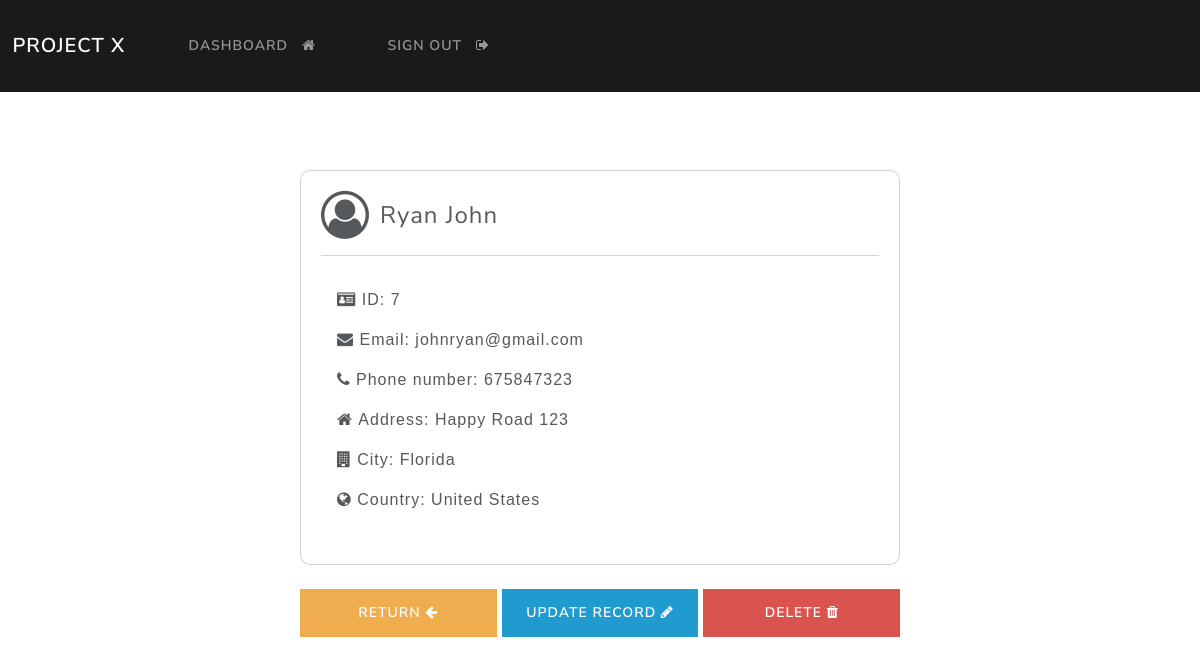
Page /record/7 (signed in) on the committed database.
### webapp/models.py (models this page shows, shortened)
class Record(models.Model):
    creation_date = models.DateTimeField(auto_now_add=True)
    first_name = models.CharField(max_length=100)
    last_name = models.CharField(max_length=100)
    email = models.CharField(max_length=255)
    phone = models.CharField(max_length=20)
    address = models.CharField(max_length=300)
    city = models.CharField(max_length=200)
    country = models.CharField(max_length=20)

### webapp/views.py (the view)
# urls.py: path('record/<int:pk>', views.singular_record, name="record"),
@login_required(login_url='my-login')
def singular_record(request, pk):
    all_records = Record.objects.get(id=pk)
    context = {'record': all_records}
    return render(request, 'webapp/view-record.html', context=context)

### webapp/templates/webapp/view-record.html
{% extends 'webapp/base.html' %}
{% block content %}
<div class="card mx-auto" style="max-width: 600px; margin-top: 30px; padding: 20px; border-radius: 10px;">
    <div class="d-flex align-items-center">
        <i class="fa fa-user-circle-o" aria-hidden="true" style="font-size: 48px; margin-right: 10px;"></i>
        <strong style="font-size: 24px;">
            {{ record.last_name }} {{ record.first_name }}
        </strong>
    </div>
    <hr>
    <div class="card-body" style="font-family: Arial, sans-serif;">
        <p><i class="fa fa-id-card" aria-hidden="true"></i>&nbsp;<strong>ID:</strong> {{ record.id }}</p>
        <p><i class="fa fa-envelope" aria-hidden="true"></i>&nbsp;<strong>Email:</strong> {{ record.email }}</p>
        <p><i class="fa fa-phone" aria-hidden="true"></i>&nbsp;<strong>Phone number:</strong> {{ record.phone }}</p>
        <p><i class="fa fa-home" aria-hidden="true"></i>&nbsp;<strong>Address:</strong> {{ record.address }}</p>
        <p><i class="fa fa-building" aria-hidden="true"></i>&nbsp;<strong>City:</strong> {{ record.city }}</p>
        <p><i class="fa fa-globe" aria-hidden="true"></i>&nbsp;<strong>Country:</strong> {{ record.country }}</p>
    </div>
</div>
<br>
<div class="d-flex justify-content-between" style="max-width: 600px; margin: auto;">
    <a href="{% url 'dashboard' %}" class="btn btn-secondary" style="background-color: #f0ad4e; color: white; flex: 1; margin-right: 5px;">Return <i class="fa fa-arrow-left"></i></a>
    <a href="{% url 'update-record' record.id %}" class="btn btn-info" style="flex: 1; margin-right: 5px;">Update record <i class="fa fa-pencil"></i></a>
    <a href="{% url 'delete-record' record.id %}" class="btn btn-danger" style="flex: 1;">Delete <i class="fa fa-trash"></i></a>
</div>
{% endblock %}

### rows in the picture
Record: last_name "Ryan", first_name "John", id "7", email "johnryan@gmail.com", phone "675847323", address "Happy Road 123", city "Florida", country "United States"
